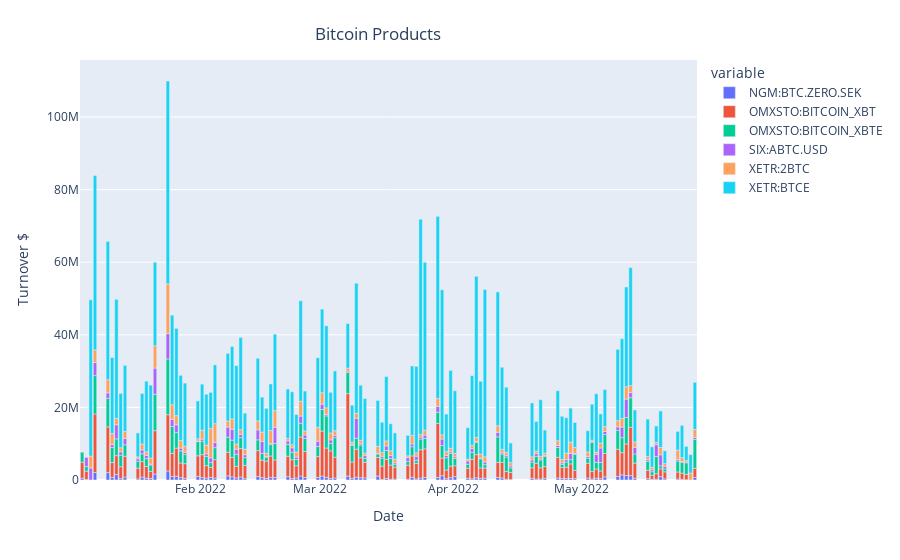

The cell this chart's notebook holds for it:
### Markdown cell above
PRODUCT DATA VISUALIZATION

### Code cell
fig_btc = px.bar(pivot_BTC, x='datetime',
y=pivot_BTC.columns,
labels={
    'value':'Turnover $',
    'datetime':'Date'
})

fig_btc.update_layout(
title={
    'text': 'Bitcoin Products',
    'y':0.95,
    'x':0.42,
    'xanchor': 'center',
    'yanchor': 'top'
})


fig_btc.show()
